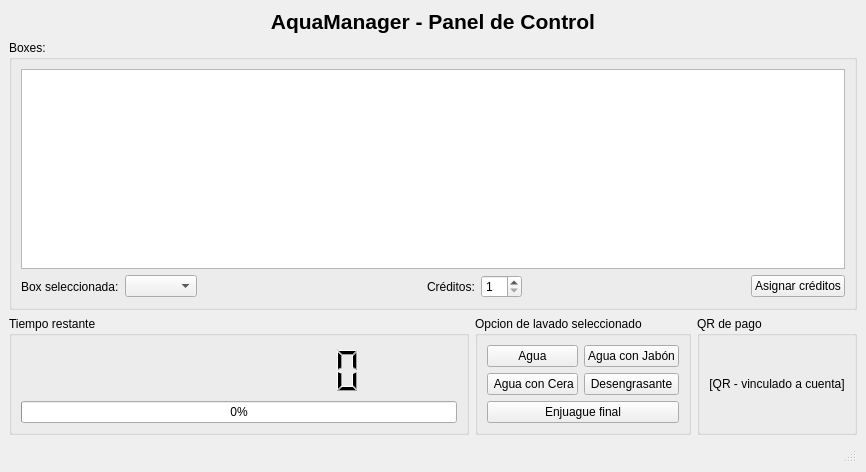
<?xml version="1.0" encoding="UTF-8"?>
<ui version="4.0">
 <class>MainWindow</class>
 <widget class="QMainWindow" name="MainWindow">
  <property name="geometry">
   <rect>
    <x>0</x>
    <y>0</y>
    <width>866</width>
    <height>472</height>
   </rect>
  </property>
  <property name="windowTitle">
   <string>AquaManager</string>
  </property>
  <widget class="QWidget" name="centralwidget">
   <layout class="QVBoxLayout" name="verticalLayout">
    <item>
     <widget class="QLabel" name="labelTitle">
      <property name="font">
       <font>
        <pointsize>16</pointsize>
        <bold>true</bold>
       </font>
      </property>
      <property name="text">
       <string>AquaManager - Panel de Control</string>
      </property>
      <property name="alignment">
       <set>Qt::AlignmentFlag::AlignCenter</set>
      </property>
     </widget>
    </item>
    <item>
     <layout class="QHBoxLayout" name="hLayoutCabinas">
      <item>
       <widget class="QGroupBox" name="groupFree">
        <property name="title">
         <string>Boxes:</string>
        </property>
        <layout class="QVBoxLayout" name="vboxFree">
         <item>
          <widget class="QListWidget" name="listFree"/>
         </item>
         <item>
          <layout class="QGridLayout" name="gridLayout">
           <item row="0" column="0">
            <widget class="QLabel" name="labelSelect">
             <property name="text">
              <string>Box seleccionada:</string>
             </property>
            </widget>
           </item>
           <item row="0" column="1">
            <widget class="QComboBox" name="comboBox"/>
           </item>
           <item row="0" column="2">
            <spacer name="horizontalSpacer">
             <property name="orientation">
              <enum>Qt::Orientation::Horizontal</enum>
             </property>
             <property name="sizeHint" stdset="0">
              <size>
               <width>40</width>
               <height>20</height>
              </size>
             </property>
            </spacer>
           </item>
           <item row="0" column="3">
            <widget class="QLabel" name="labelCredits">
             <property name="text">
              <string>Créditos:</string>
             </property>
            </widget>
           </item>
           <item row="0" column="4">
            <widget class="QSpinBox" name="spinCreditos">
             <property name="minimum">
              <number>1</number>
             </property>
             <property name="maximum">
              <number>60</number>
             </property>
             <property name="value">
              <number>1</number>
             </property>
            </widget>
           </item>
           <item row="0" column="5">
            <spacer name="horizontalSpacer_2">
             <property name="orientation">
              <enum>Qt::Orientation::Horizontal</enum>
             </property>
             <property name="sizeHint" stdset="0">
              <size>
               <width>40</width>
               <height>20</height>
              </size>
             </property>
            </spacer>
           </item>
           <item row="0" column="6">
            <widget class="QPushButton" name="pushIniciar">
             <property name="text">
              <string>Asignar créditos</string>
             </property>
            </widget>
           </item>
          </layout>
         </item>
        </layout>
       </widget>
      </item>
     </layout>
    </item>
    <item>
     <layout class="QHBoxLayout" name="hLayoutTimerOptions">
      <item>
       <widget class="QGroupBox" name="groupTimer">
        <property name="title">
         <string>Tiempo restante</string>
        </property>
        <layout class="QVBoxLayout" name="vboxTimer">
         <item>
          <widget class="QLCDNumber" name="lcdTime">
           <property name="frameShape">
            <enum>QFrame::Shape::NoFrame</enum>
           </property>
           <property name="smallDecimalPoint">
            <bool>false</bool>
           </property>
           <property name="digitCount">
            <number>10</number>
           </property>
           <property name="value" stdset="0">
            <double>0.000000000000000</double>
           </property>
           <property name="intValue" stdset="0">
            <number>0</number>
           </property>
          </widget>
         </item>
         <item>
          <widget class="QProgressBar" name="progressTime">
           <property name="value">
            <number>0</number>
           </property>
          </widget>
         </item>
        </layout>
       </widget>
      </item>
      <item>
       <widget class="QGroupBox" name="groupWashOptions">
        <property name="title">
         <string>Opcion de lavado seleccionado</string>
        </property>
        <layout class="QGridLayout" name="gridWash">
         <item row="0" column="1">
          <widget class="QPushButton" name="btnJabon">
           <property name="text">
            <string>Agua con Jabón</string>
           </property>
          </widget>
         </item>
         <item row="1" column="1">
          <widget class="QPushButton" name="btnDeseng">
           <property name="text">
            <string>Desengrasante</string>
           </property>
          </widget>
         </item>
         <item row="1" column="0">
          <widget class="QPushButton" name="btnCera">
           <property name="text">
            <string> Agua con Cera</string>
           </property>
          </widget>
         </item>
         <item row="0" column="0">
          <widget class="QPushButton" name="btnAgua">
           <property name="text">
            <string>Agua</string>
           </property>
          </widget>
         </item>
         <item row="2" column="0" colspan="2">
          <widget class="QPushButton" name="btnEnjuague">
           <property name="text">
            <string>Enjuague final</string>
           </property>
          </widget>
         </item>
        </layout>
       </widget>
      </item>
      <item>
       <widget class="QGroupBox" name="groupQR">
        <property name="title">
         <string>QR de pago</string>
        </property>
        <layout class="QVBoxLayout" name="vboxQR">
         <item>
          <widget class="QLabel" name="labelQR">
           <property name="text">
            <string>[QR - vinculado a cuenta]</string>
           </property>
           <property name="alignment">
            <set>Qt::AlignmentFlag::AlignCenter</set>
           </property>
          </widget>
         </item>
        </layout>
       </widget>
      </item>
     </layout>
    </item>
    <item>
     <widget class="QStatusBar" name="statusbar"/>
    </item>
   </layout>
  </widget>
 </widget>
 <resources/>
 <connections>
  <connection>
   <sender>pushIniciar</sender>
   <signal>clicked()</signal>
   <receiver>MainWindow</receiver>
   <slot>creditos()</slot>
   <hints>
    <hint type="sourcelabel">
     <x>803</x>
     <y>278</y>
    </hint>
    <hint type="destinationlabel">
     <x>432</x>
     <y>235</y>
    </hint>
   </hints>
  </connection>
 </connections>
 <slots>
  <slot>creditos()</slot>
 </slots>
</ui>
